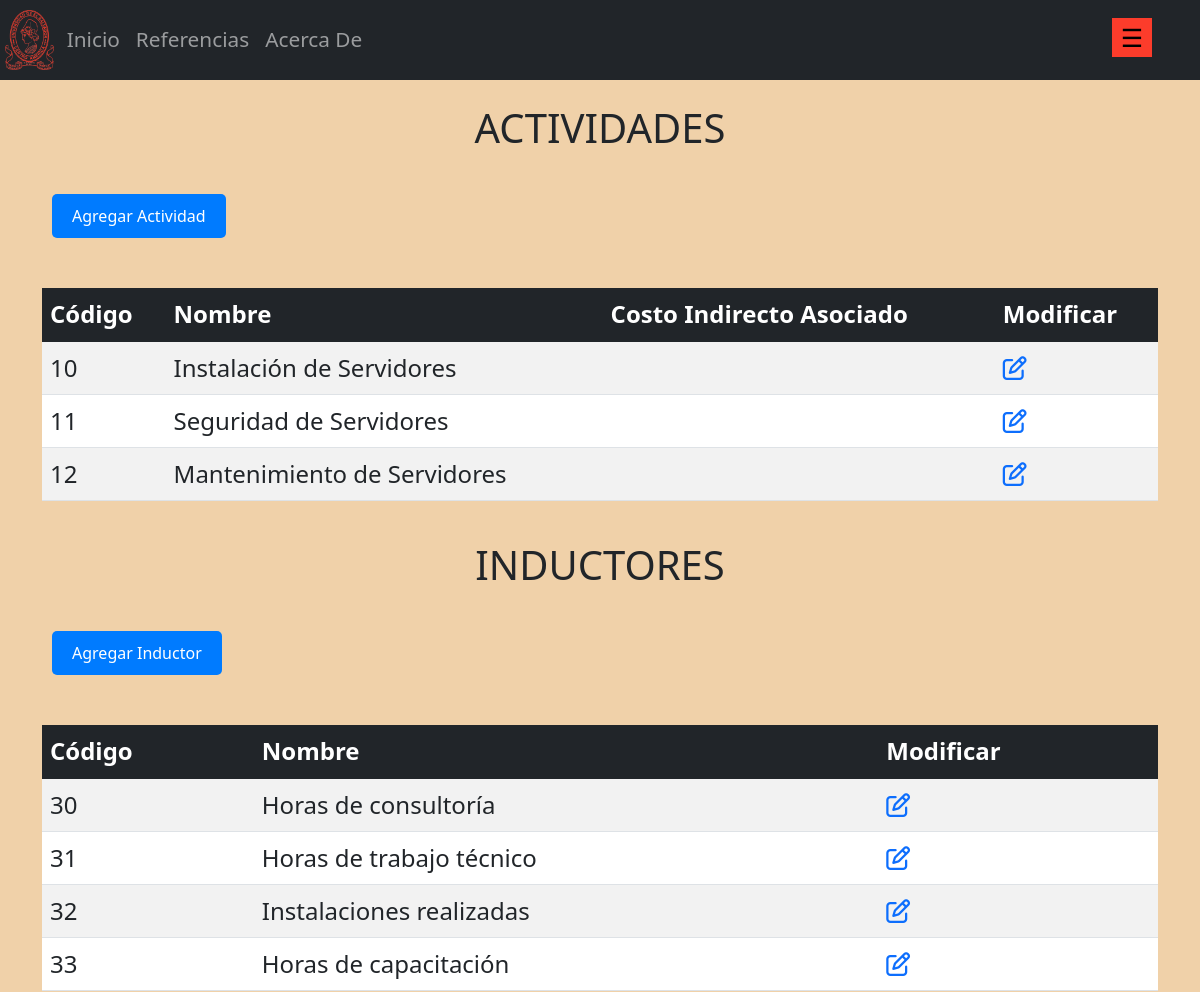
The page /costo/actividad (upper part) on the database as committed earlier.
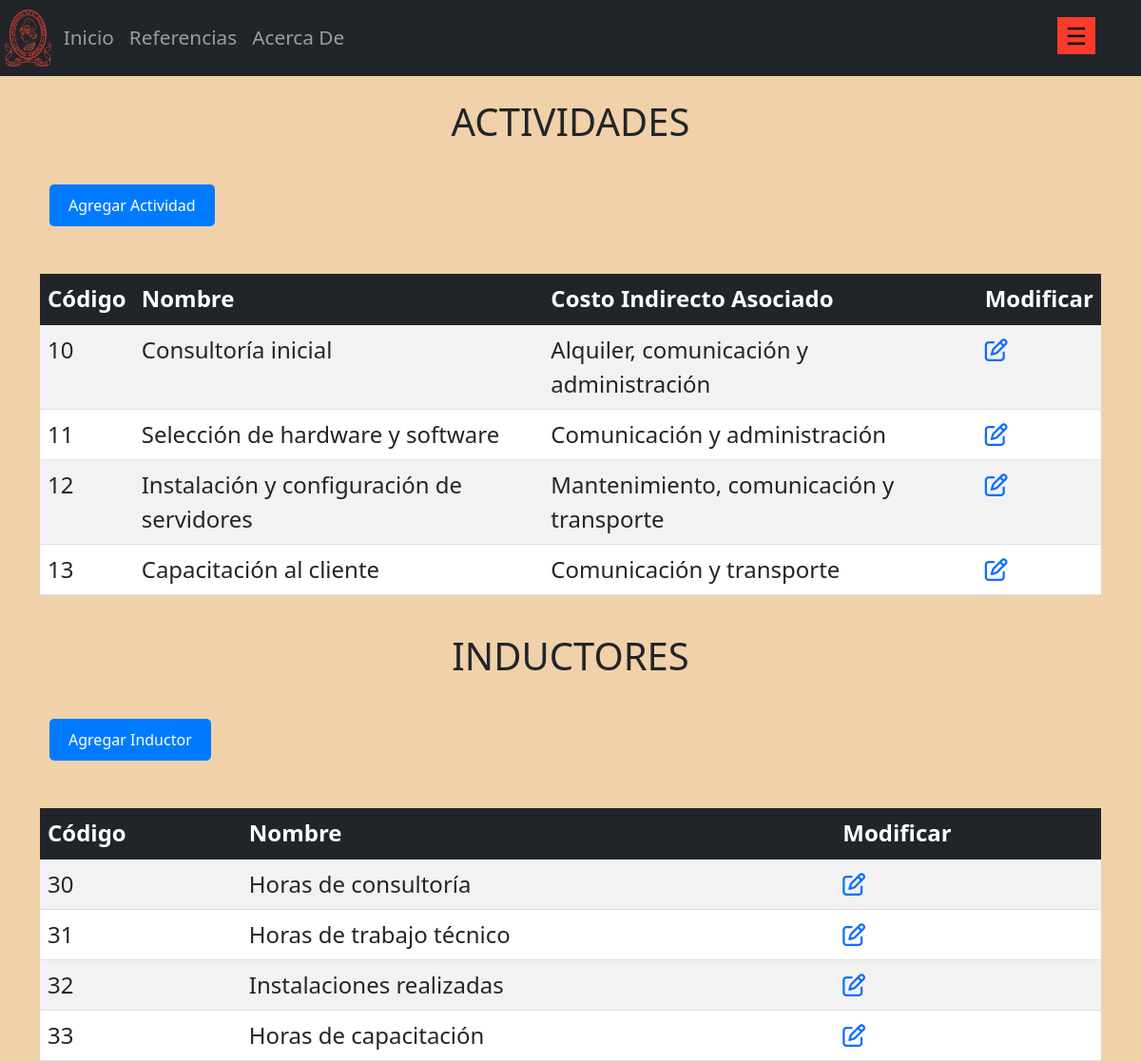
The same page on the database as committed later.
### aplicaciones/costo/models.py (models this page shows, shortened)
class actividad(models.Model):
    codigo = models.CharField(max_length=20)
    nombre = models.CharField(max_length=50)
    costo_indirecto_asociado = models.CharField(max_length=50, default="")

class inductor(models.Model):
    codigo = models.CharField(max_length=10)
    nombre = models.CharField(max_length=50)

### aplicaciones/costo/views.py (the view)
# urls.py: path('costo/actividad', views.TablaActividades, name='actividad'),
def TablaActividades(request):
    TablaActividad = actividad.objects.all().order_by('codigo')
    TablaInductor = inductor.objects.all().order_by('codigo')
    TablaCI = costo_indirectos.objects.all().order_by('codigo')
    TablaPuesto = puesto.objects.all().order_by('codigo')
    return render(request, 'costo/actividad.html', {
        'TablaActividad':TablaActividad,
        'TablaInductor':TablaInductor,
        'TablaCI':TablaCI,
        'TablaPuesto':TablaPuesto,
    })

### templates/costo/actividad.html (shortened to what this page needs)
{% extends 'layout/base.html' %}
{% load static %}
{% block content %}
    <br><h1>ACTIVIDADES</h1><br>
    <a href="{% url 'crearAC' %}">
        <button style="margin-bottom: 50px;" type="button" class="btn btn-primary">Agregar Actividad</button>
    </a>
    <table class="table table-striped" style="font-size: x-large;">
        <thead class="table-dark">
            <tr>
                <th>Código</th>
                <th>Nombre</th>
                <th>Costo Indirecto Asociado</th>
                <th>Modificar</th>
            </tr>
        </thead>
        <tbody class="table-group-divider">
            {% for e in TablaActividad %}
                <tr>
                    <td> {{ e.codigo }}</td>
                    <td> {{ e.nombre }}</td>
                    <td> {{ e.costo_indirecto_asociado }}</td>
                    <td> <a href="{% url 'modificarAC' e.id %}">
                        <i class="fa-regular fa-pen-to-square"></i>
                        </a>
                    </td>
                </tr>
                    {% endfor %}
        </tbody>
    </table>
    <br><h1>INDUCTORES</h1><br>
    <a href="{% url 'crearIN' %}">
        <button style="margin-bottom: 50px;" type="button" class="btn btn-primary">Agregar Inductor</button>
    </a>
    <table class="table table-striped" style="font-size: x-large;">
        <thead class="table-dark">
            <tr>
                <th>Código</th>
                <th>Nombre</th>
                <th>Modificar</th>
            </tr>
        </thead>
        <tbody class="table-group-divider">
            {% for e in TablaInductor %}
                <tr>
                    <td> {{ e.codigo }}</td>
                    <td> {{ e.nombre }}</td>
                    <td> <a href="{% url 'modificarIN' e.id %}">
                        <i class="fa-regular fa-pen-to-square"></i>
                        </a>
                    </td>
                </tr>
                    {% endfor %}
        </tbody>
    </table>
    <br><h1>COSTOS INDIRECTOS ASOCIADOS</h1><br>
    <br><h1>PUESTOS</h1><br>
{% endblock content %}

### templates/layout/base.html (shortened to what this page needs)
{% load static %}
<!DOCTYPE html>
<html lang="en">
  <head>
    <link href="{% static 'fontawesomefree/css/fontawesome.css' %}" rel="stylesheet" type="text/css">
    <link href="{% static 'fontawesomefree/css/brands.css' %}" rel="stylesheet" type="text/css">
    <link href="{% static 'fontawesomefree/css/solid.css' %}" rel="stylesheet" type="text/css">
    <link
      href="https://cdn.jsdelivr.net/npm/bootstrap@5.3.0-alpha3/dist/css/bootstrap.min.css"
      rel="stylesheet"
    />
    <link
      rel="stylesheet"
      type="text/css"
      href="{% static 'css/general.css' %}"
    />
    <link
      rel="stylesheet"
      type="text/css"
      href="{% static 'css/ultimo.css' %}"
    />
    <link
      rel="stylesheet"
      type="text/css"
      href="{% static 'css/costos.css' %}"
    />
  </head>
  <body>
    <header>
      {% include 'layout/_navbar.html' %}
      <div class="toggle-btn">
        <span>&#9776;</span>
      </div>
    </header>
    <main id="main">
      <div class="content container">{% block content %}{% endblock %}</div>
    </main>
  </body>
</html>

### templates/layout/_navbar.html
{% load static %}
<nav class="navbar navbar-expand-sm bg-dark navbar-dark header">
   <div class="toggle-btn">
    <span>&#9776;</span>
  </div>
  <a href="https://www.ues.edu.sv">
    <img src="{% static 'img/ues-logo.png'%}" "width="70" height="60">
  </a>
    <ul class="navbar-nav">
      <li class="nav-item active">
        <a class="nav-link" href="{% url 'inicio' %}">Inicio</a>
      </li>
      <li class="nav-item">
        <a class="nav-link" >Referencias</a>
      </li>
      <li class="nav-item">
        <a class="nav-link" >Acerca De</a>
      </li>
    </ul>
</nav>

### templates/layout/_sidebar.html (shortened to what this page needs)
{% load static %}

### static/css/general.css (style rules this page uses)
h1 { text-align: center; }
.btn, .mostrar-reportes .btn { background-color: #007BFF; color: #fff; border: none; padding: 10px 20px; margin: 10px; cursor: pointer; border-radius: 5px; font-size: 16px; }
* { margin: 0; padding: 0; }
img { z-index: -1; }
#main { margin-top: 10vh; }
.header { position: fixed; top: 0; left: 0; width: 100%; height: 10vh; z-index: 1; }
.toggle-btn { position: fixed; top: 1.1rem; right: 3rem; cursor: pointer; }
.toggle-btn span { display: block; width: 40px; text-align: center; font-size: 25px; border: 1px solid #fc3c2b; color: #000; background-color: #fc3c2b; }

### static/css/costos.css (style rules this page uses)
ul li { font-size: 1.3rem; }

### templates/layout/base.html (style rules this page uses)
body { background-color:rgb(240, 209, 169); }

Rows that differ between the two databases and show on the page:
removed actividad: codigo "10", nombre "Instalación de Servidores"
removed actividad: codigo "11", nombre "Seguridad de Servidores"
removed actividad: codigo "12", nombre "Mantenimiento de Servidores"
added actividad: codigo "10", nombre "Consultoría inicial", costo_indirecto_asociado "Alquiler, comunicación y administración"
added actividad: codigo "11", nombre "Selección de hardware y software", costo_indirecto_asociado "Comunicación y administración"
added actividad: codigo "12", nombre "Instalación y configuración de servidores", costo_indirecto_asociado "Mantenimiento, comunicación y transporte"
added actividad: codigo "13", nombre "Capacitación al cliente", costo_indirecto_asociado "Comunicación y transporte"
